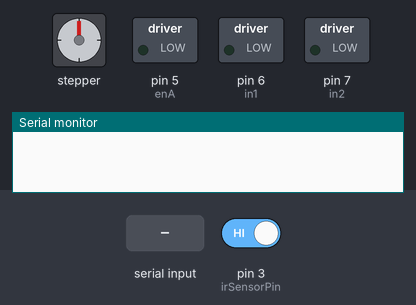
A sketch run on a simulated Arduino Mega 2560, built with avr-gcc and run on an emulated ATmega2560. Parts: stepper motor, switched loads named in the sketch (green lamp = pin HIGH), the last lines printed to the serial monitor. The test bench sets the inputs (shaded band); at power-on: pin 3 (irSensorPin) HIGH. Stepper angles assume 2048 steps per turn.

Above: at 1.2 s.
1.3 s: pin 3 (irSensorPin) driven LOW
2.8 s: "123\n" received over the second serial link
At 2.96 s:
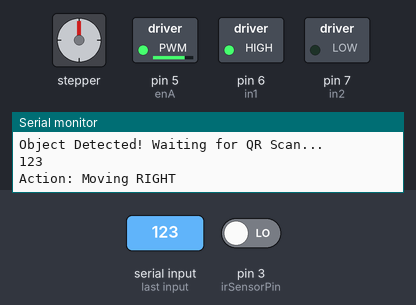
At 4.2 s:
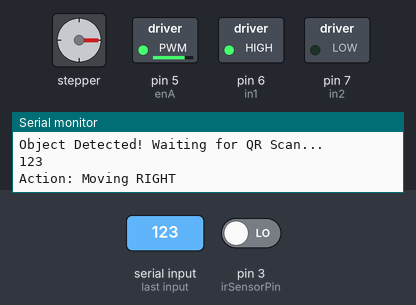
5.3 s: "789\n" received over the second serial link
At 10.0 s:
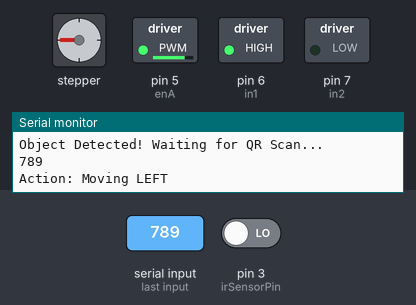
11.3 s: "1\n" received over the second serial link
At 11.61 s:
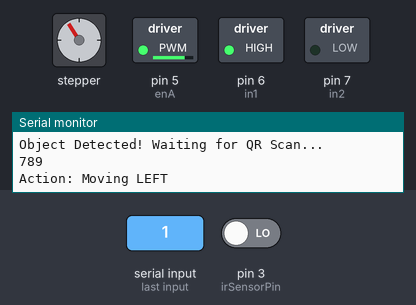
14.3 s: "0\n" received over the second serial link
17.3 s: "2\n" received over the second serial link
Timing chart, 0 to 21.3 s (numbered marks = the images above; inputs shaded):
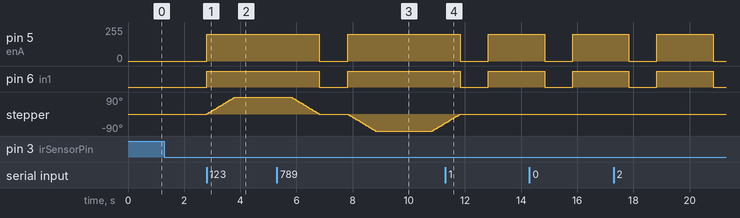

Measured:
- after the input at 2.8 s, pin 5 (enA): 0/255 → 200/255 at once; pin 6 (in1): LOW → HIGH at once; stepper: turns 90° clockwise in 1.0 s, starting at once

The sketch:

steerable_wheel_system_code.ino
```cpp
// the code integrates the whole system including (dc motor, stepper, ir sensor, qr code scanner) //
#include <Stepper.h>
const int stepsPerRevolution = 2048;
Stepper myStepper(stepsPerRevolution, 8, 10, 9, 11);//in1,3,2,4

const int irSensorPin = 3;

// dc motor pins //
const int in1=6;
const int in2=7;
const int enA=5;

int DC_speed=200;

void setup() {
  Serial.begin(9600);
  Serial1.begin(9600);  // for scanner serial comm

  pinMode(irSensorPin, INPUT);

  pinMode(in1, OUTPUT);
  pinMode(in2, OUTPUT);
  pinMode(enA, OUTPUT);


  myStepper.setSpeed(15); // motor rpm
}

void loop() {
  // starting with obj detection
  if (digitalRead(irSensorPin) == LOW) {

    Serial.println("Object Detected! Waiting for QR Scan...");

    //waiting until scanner reads a code
    while (!Serial1.available()) {
    }

    if (Serial1.available()) {
      String c = Serial1.readStringUntil('\n');
      Serial.println(c);
      c.trim();

      if (c == "123") {
        Serial.println("Action: Moving RIGHT");
        startDC();
        moveStepper(512);
        delay(2000); // time for obj to have passed completely
        moveStepper(-512); //back to original position
        stopDC();
      }
      else if (c == "789") {
        Serial.println("Action: Moving LEFT");
        startDC();
        moveStepper(-512);
        delay(2000);
        moveStepper(512);
        stopDC();
      }
      else {
        Serial.println("Staying STRAIGHT"); //only forward motion, no directional motion = no stepper needed
        startDC();
        delay(2000);
        stopDC();
      }
    }
    delay(1000);
  }
}
void moveStepper(int steps) {
  myStepper.step(steps);
}
void startDC(){
  digitalWrite(in1,HIGH);
  digitalWrite(in2,LOW);
  analogWrite(enA,DC_speed);
}
void stopDC(){
  digitalWrite(in1,LOW);
  digitalWrite(in2,LOW);
  analogWrite(enA,0);
}
```
